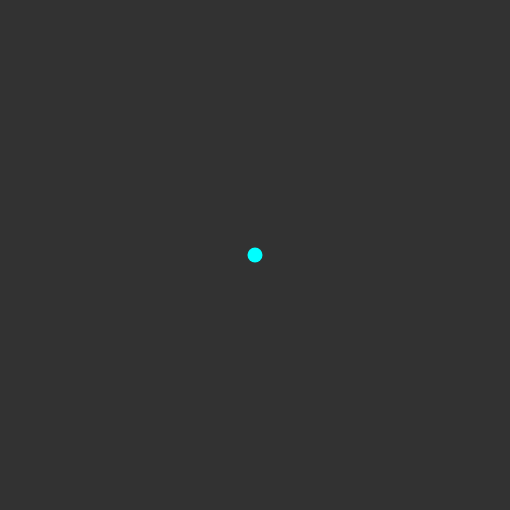
Frame 1 (no input)
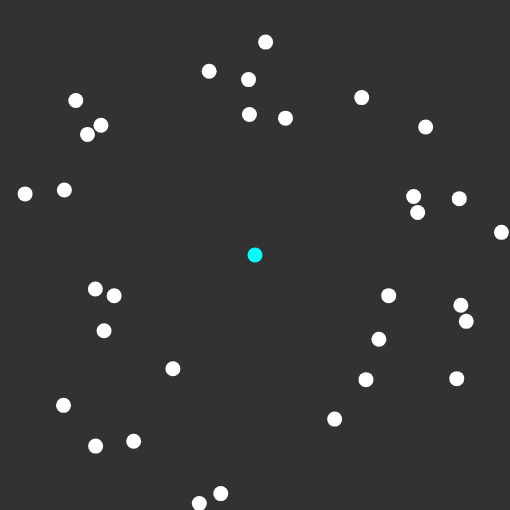
Frame 60 (no input)
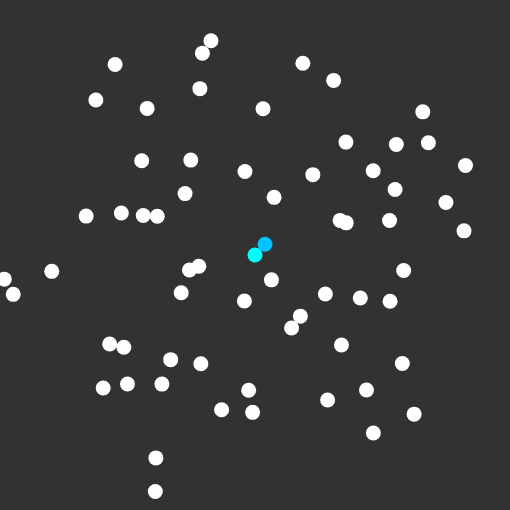
Frame 120 (the mouse pressed at the canvas centre since frame 60)

The p5.js sketch that drew these frames (run headless with seeded random() and noise() and a simulated clock; from frame 60 on, the mouse is pressed at the canvas centre):

// p5.js sketch
// ── sketch.js
let particles;
let crystal;
let counter;
let startingSize;
let smallest;

function setup() {
    if (window.screen.availWidth < window.screen.availHeight) {
        smallest = window.screen.availWidth
    } else {
        // account for the task bar which is usually at the top or bottom of the screen
        smallest = window.screen.availHeight * 0.85
    }
    createCanvas(smallest, smallest, P2D)
    counter = 0;
    startingSize = 15;

    particles = []

    crystal = new Crystal(startingSize, new Particle(createVector(width / 2, height / 2), startingSize), smallest / 2)

    setInterval(() => {
        let nextSize = crystal.nextParticleSize()

        counter += (Math.pow((startingSize - nextSize), 2) / 20) + 0.2
        if (counter >= 1) {
            while (counter >= 1) {
                spawnParticle()
                counter -= 1
            }
        }
    }, 1)
}

function draw() {
    background(50)
        //translate(width / 2, height / 2)


    strokeWeight(0)
    stroke(255)

    // only retains the particles that are not stuck
    particles = particles.filter((particle, index, array) => {
        particle.update()

        if (crystal.particleIsStuck(particle)) {
            crystal.addParticle(particle)
            return false
        }

        particle.draw()
        return true
    })

    crystal.draw();
}


function randomFromInterval(min, max) {
    return (Math.random() * (max - min)) + min
}

/* function spawnParticle() {
    let size = crystal.nextParticleSize()

    let rand = Math.random()
    if (rand < 0.25) {
        // spawn on top side
        let p = new Particle(createVector(randomFromInterval(0, width), 0), size)
        particles.push(p)
    } else if (rand < 0.5) {
        // spawn on right side
        let p = new Particle(createVector(width, randomFromInterval(0, height)), size)
        particles.push(p)
    } else if (rand < 0.75) {
        // spawn on bottom side
        let p = new Particle(createVector(randomFromInterval(0, width), height), size)
        particles.push(p)
    } else {
        // spawn on left side
        let p = new Particle(createVector(0, randomFromInterval(0, height)), size)
        particles.push(p)
    }
} */

function spawnParticle() {
    let size = crystal.nextParticleSize()
    let randVec = createVector(randomFromInterval(-1, 1), randomFromInterval(-1, 1))
    randVec.setMag(smallest / 2)
    randVec.add(createVector(width / 2, height / 2))

    let p = new Particle(randVec, size)
    particles.push(p)
}
// ── crystal.js
let LOG_BASE = 40
let HUE_SHIFT = 180

class Crystal {
    constructor(startingSize, startingParticle, maxRadius) {
        this.stuckParticles = []
        this.startingSize = startingSize
        this.maxRadius = maxRadius

        startingParticle.color = this.getColorFromDistance(0)
        this.stuckParticles.push(startingParticle)
    }

    draw() {
        for (let i = 0; i < this.stuckParticles.length; i++) {
            this.stuckParticles[i].draw()
        }
    }

    particleIsStuck(particle) {
        let particleRadius = particle.mass / 2
        let particlePosition = particle.position

        for (let i = 0; i < this.stuckParticles.length; i++) {
            let stuckParticleRadius = this.stuckParticles[i].mass / 2
            let stuckParticlePosition = this.stuckParticles[i].position
            let distance = p5.Vector.dist(stuckParticlePosition, particlePosition)
            if ((distance - particleRadius) < stuckParticleRadius) {
                return true
            }
        }

        return false
    }

    addParticle(particle) {
        let distanceFromStart = p5.Vector.dist(this.stuckParticles[0].position, particle.position)

        particle.color = this.getColorFromDistance(distanceFromStart)

        this.stuckParticles.push(particle)
    }

    getColorFromDistance(distance) {
        let hue = Math.floor(((distance) + HUE_SHIFT) % 359)
        return color(`hsb(${hue}, 100%, 100%)`)
    }

    nextParticleSize() {

        // this will cause undefined behavior if we do not filter 0 and 1
        if ((this.stuckParticles.length === 0) || (this.stuckParticles.length === 1)) {
            return this.startingSize
        } else if (this.stuckParticles.length <= LOG_BASE) {
            // if the amount of particles is lower than the base, 
            // then it will actually give a larger value overall as you divide by a number less than 1
            return this.startingSize
        } else {
            let lenlog = Math.log10(this.stuckParticles.length) / Math.log10(LOG_BASE)
            return this.startingSize / lenlog
        }
    }
}
// ── particle.js
class Particle {
    constructor(position, mass) {
        this.position = position
        this.mass = mass
        this.color = color(255)
    }

    update() {
        let walk = createVector(randomFromInterval(-5, 5), randomFromInterval(-5, 5))
        walk.add(this.generateOffset())
        this.position.add(walk)
    }

    // nudges the particle towards the center
    generateOffset() {
        let positionCopy = this.position.copy()
        positionCopy.sub(createVector(width / 2, height / 2))
        positionCopy.mult(-1)
        positionCopy.setMag(1.5)
        return positionCopy
    }

    draw() {

        stroke(this.color)
        fill(this.color)
        circle(this.position.x, this.position.y, this.mass)
    }
}

function randomFromInterval(min, max) {
    return (Math.random() * (max - min)) + min
}
